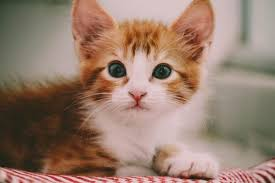
#> input picture OpenCV/Img/meo1.jpg, 275 x 183 px, found by its file name
$ python Line.py
#> lines starting #> are read from the running program, lines starting #| are printed output that depends on the picture; after the words box and inside, x2 and y2 are one past the last pixel; in counts of white or black regions, pixels touching at a corner belong together

# Vẽ đường thẳng
# Syntax = cv2.line(image, start, end, color ,thickness)
# X values - y value
# color is BGR we pass a tuple
# thickness it is the thickness of the line in px

import cv2

path = r"D:\Project Python AI\OpenCV\Img\meo1.jpg"

img = cv2.imread(path)
#> img is the input picture: shape (183, 275, 3); mean B, G, R 109.4, 124.8, 151.3

start_point = (0, 0)
end_point = (100, 100)
color = (0, 0, 255)
thickness = 7 # độ dày

img = cv2.line(img, start_point, end_point, color, thickness)
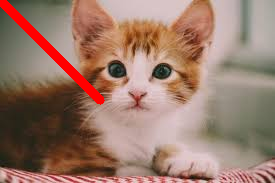
#> img: shape (183, 275, 3); 2.61% of pixels changed, all inside (x1, y1, x2, y2) = (0, 0, 105, 105)
cv2.imshow("anh con meo", img)

if cv2.waitKey(0) & 0xff == 27:
#> (key Esc is pressed here)
    cv2.destroyAllWindows()

$ run again, with OpenCV/Img/meo.jpg copied over OpenCV/Img/meo1.jpg
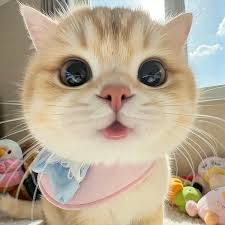
#> input picture OpenCV/Img/meo.jpg, 225 x 225 px, found by its file name
#> img is the input picture: shape (225, 225, 3); mean B, G, R 145.6, 167.2, 182.1
#> `img = cv2.line(img, start_point, end_point, color, thickness)`:
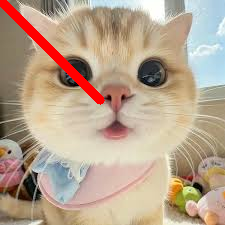
#> img: shape (225, 225, 3); 2.59% of pixels changed, all inside (x1, y1, x2, y2) = (0, 0, 105, 105)

$ run again, with OpenCV/Img/z6991144215860_f7ea3d6ddb9701fd685b155c72157b7b.jpg copied over OpenCV/Img/meo1.jpg
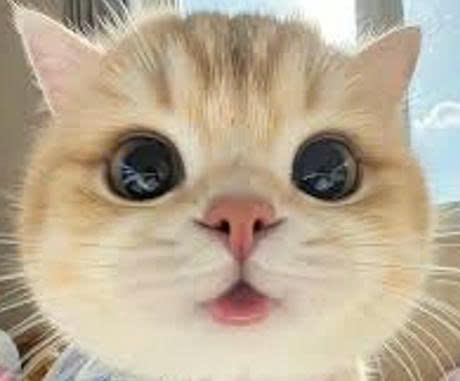
#> input picture OpenCV/Img/z6991144215860_f7ea3d6ddb9701fd685b155c72157b7b.jpg, 460 x 381 px, found by its file name
#> img is the input picture: shape (381, 460, 3); mean B, G, R 148.8, 171.3, 186.3
#> `img = cv2.line(img, start_point, end_point, color, thickness)`:
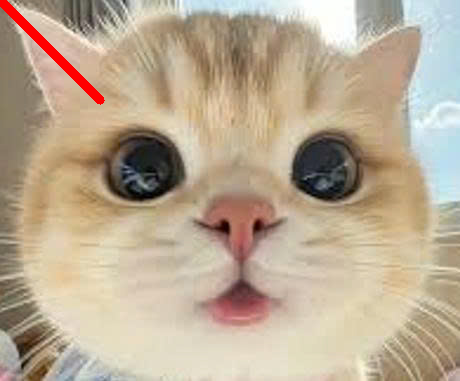
#> img: shape (381, 460, 3); 0.75% of pixels changed, all inside (x1, y1, x2, y2) = (0, 0, 105, 105)
